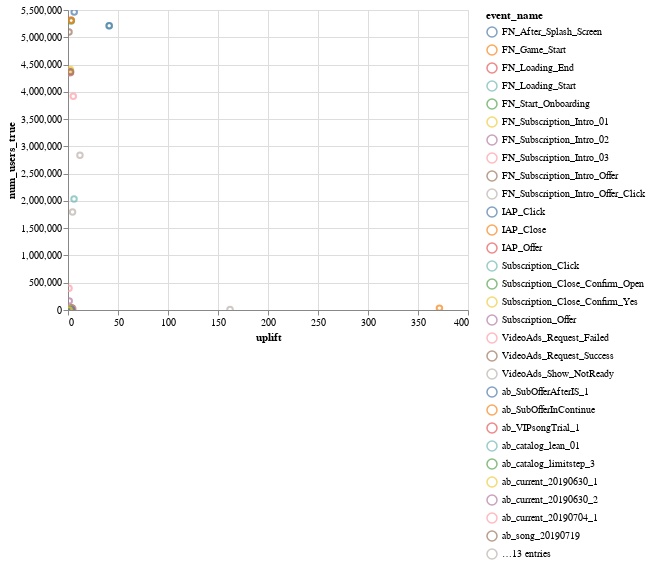

Write notebook code for a chart like this one.
### Code cell
chart1

### Figure 1 — Vega-Lite specification as saved in the notebook (floating-point values rounded to 4 significant figures; data arrays with more than 128 entries replaced by an {"elided": "..."} marker saying what was removed)
{"$schema": "https://vega.github.io/schema/vega-lite/v3.4.0.json", "config": {"mark": {"tooltip": null}, "view": {"height": 300, "width": 400}}, "data": {"name": "data-1dd4f910367389a318847b297f68e990"}, "datasets": {"data-1dd4f910367389a318847b297f68e990": {"elided": "182 records"}}, "encoding": {"color": {"field": "event_name", "type": "nominal"}, "tooltip": [{"field": "event_name", "type": "nominal"}, {"field": "uplift", "type": "quantitative"}, {"field": "num_users_true", "type": "quantitative"}], "x": {"field": "uplift", "scale": {"rangeStep": 2}, "type": "quantitative"}, "y": {"field": "num_users_true", "type": "quantitative"}}, "mark": "point", "selection": {"selector001": {"bind": "scales", "encodings": ["x", "y"], "type": "interval"}}, "transform": [{"filter": {"field": "uplift", "range": [1, 1000]}}]}
